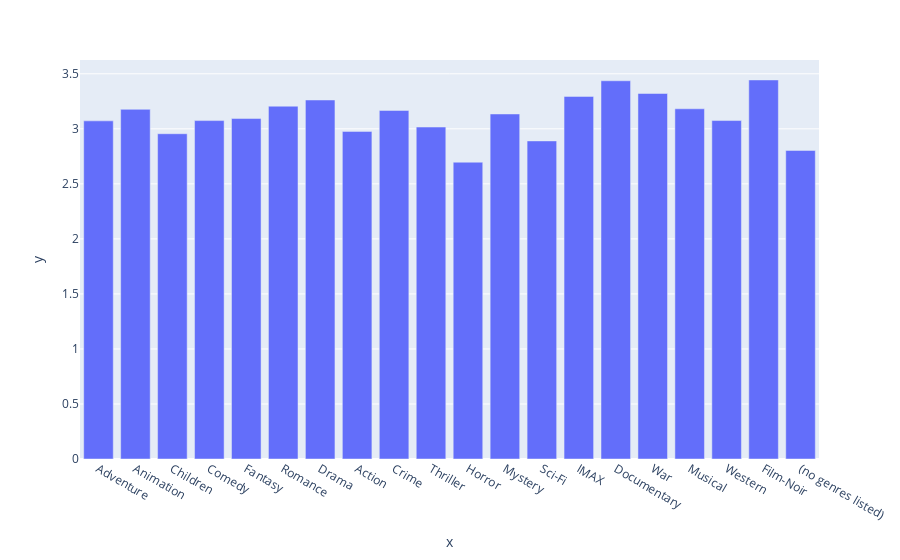

Notebook source saved alongside this figure:
### Code cell
fig = px.bar(x = all_genres, y = genre_ratings)
fig.show()

### Figure 1 — Plotly figure (JSON) as saved in the notebook; plotly's stock layout.template omitted (floating-point values rounded to 4 significant figures)
{"data": [{"alignmentgroup": "True", "hovertemplate": "x=%{x}<br>y=%{y}<extra></extra>", "legendgroup": "", "marker": {"color": "#636efa", "pattern": {"shape": ""}}, "name": "", "offsetgroup": "", "orientation": "v", "showlegend": false, "textposition": "auto", "type": "bar", "x": ["Adventure", "Animation", "Children", "Comedy", "Fantasy", "Romance", "Drama", "Action", "Crime", "Thriller", "Horror", "Mystery", "Sci-Fi", "IMAX", "Documentary", "War", "Musical", "Western", "Film-Noir", "(no genres listed)"], "xaxis": "x", "y": [3.072, 3.177, 2.956, 3.075, 3.093, 3.206, 3.262, 2.977, 3.167, 3.016, 2.697, 3.135, 2.89, 3.295, 3.437, 3.321, 3.182, 3.075, 3.444, 2.804], "yaxis": "y"}], "layout": {"autosize": true, "barmode": "relative", "legend": {"tracegroupgap": 0}, "margin": {"t": 60}, "xaxis": {"anchor": "y", "autorange": true, "domain": [0, 1], "range": [-0.5, 19.5], "title": {"text": "x"}, "type": "category"}, "yaxis": {"anchor": "x", "autorange": true, "domain": [0, 1], "range": [0, 3.625], "title": {"text": "y"}, "type": "linear"}}}
